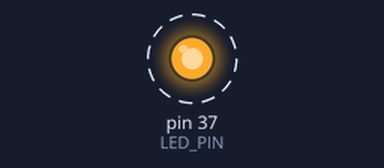
Bench run of a program on a simulated Raspberry Pi (header pin numbers). On the bench: output pins drawn as LEDs (lit = HIGH). Dashed ring = blinking.

Above: at 0.5 s.
Timing chart, 0 to 4.6 s (numbered marks = the images above):
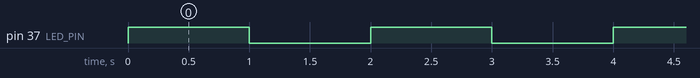

Measured:
- by itself, pin 37 (LED_PIN): alternates HIGH for 1.0 s and LOW for 1.0 s

The program:

blink.py
```python
import RPi.GPIO as gpio
import time

gpio.setwarnings(False)
LED_PIN = 37

gpio.setmode(gpio.BOARD)
gpio.setup(LED_PIN, gpio.OUT)

try:
    while True:
        gpio.output(LED_PIN, 1)
        time.sleep(1)
        gpio.output(LED_PIN, 0)
        time.sleep(1)
except KeyboardInterrupt:
    gpio.cleanup()
```
